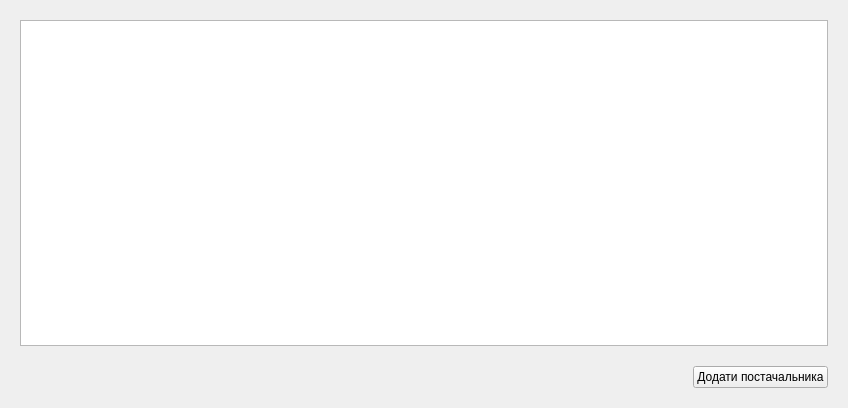
<?xml version="1.0" encoding="UTF-8"?>
<ui version="4.0">
 <class>MenuSupplier</class>
 <widget class="QWidget" name="MenuSupplier">
  <property name="geometry">
   <rect>
    <x>0</x>
    <y>0</y>
    <width>848</width>
    <height>408</height>
   </rect>
  </property>
  <property name="windowTitle">
   <string>Form</string>
  </property>
  <layout class="QHBoxLayout" name="horizontalLayout">
   <property name="spacing">
    <number>20</number>
   </property>
   <property name="leftMargin">
    <number>20</number>
   </property>
   <property name="topMargin">
    <number>20</number>
   </property>
   <property name="rightMargin">
    <number>20</number>
   </property>
   <property name="bottomMargin">
    <number>20</number>
   </property>
   <item>
    <layout class="QVBoxLayout" name="verticalLayout_10">
     <item>
      <widget class="QTableView" name="tableViewSupplier"/>
     </item>
     <item>
      <layout class="QHBoxLayout" name="horizontalLayout_12">
       <item>
        <spacer name="horizontalSpacer_7">
         <property name="orientation">
          <enum>Qt::Horizontal</enum>
         </property>
         <property name="sizeHint" stdset="0">
          <size>
           <width>40</width>
           <height>20</height>
          </size>
         </property>
        </spacer>
       </item>
       <item>
        <widget class="QPushButton" name="buttonAddSupplier">
         <property name="text">
          <string>Додати постачальника</string>
         </property>
        </widget>
       </item>
      </layout>
     </item>
    </layout>
   </item>
  </layout>
 </widget>
 <resources/>
 <connections/>
</ui>
